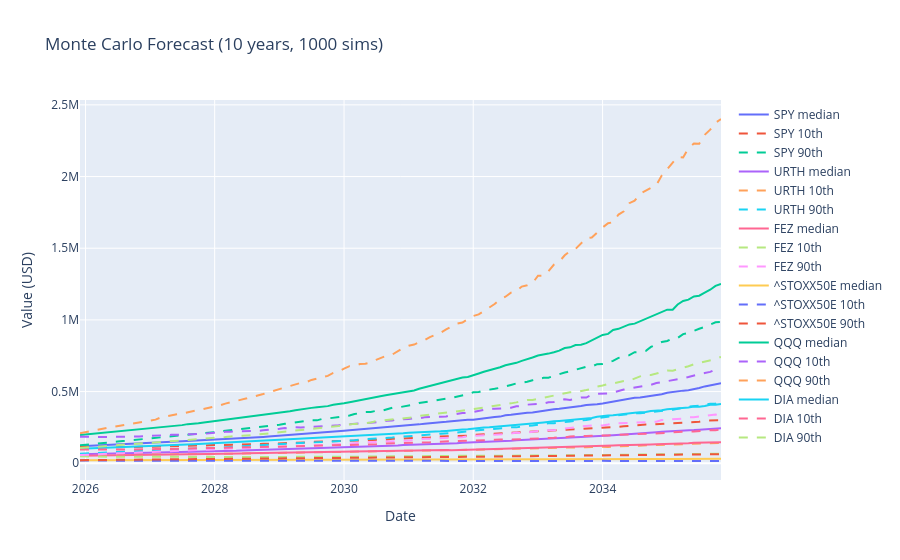

Write notebook code for a chart like this one.
### Code cell
# Monte Carlo forecast based on historical monthly returns
import numpy as np

horizon_years = 10
simulations = 1000

forecast_df = []
for ticker, df in results.items():
    df2 = df.copy()
    df2['return'] = df2['value'].pct_change().fillna(0)
    mu = df2['return'].mean()
    sigma = df2['return'].std()
    last_val = df2['value'].iloc[-1]
    steps = horizon_years * 12
    # simulate
    paths = np.zeros((steps, simulations))
    for i in range(simulations):
        prices = [last_val]
        for _ in range(steps):
            shock = np.random.normal(mu, sigma)
            prices.append(prices[-1] * (1 + shock))
        paths[:, i] = prices[1:]
    # compute statistics for each month
    months = pd.date_range(start=df2['date'].iloc[-1] + pd.offsets.MonthBegin(1), periods=steps, freq='MS')
    median = np.median(paths, axis=1)
    p10 = np.percentile(paths, 10, axis=1)
    p90 = np.percentile(paths, 90, axis=1)
    # store for plotting
    tmp = pd.DataFrame({
        'date': months,
        'ticker': ticker,
        'median': median,
        'p10': p10,
        'p90': p90
    })
    forecast_df.append(tmp)

forecast_long = pd.concat(forecast_df)

# plot forecast
import plotly.graph_objects as go
fig = go.Figure()
for ticker in forecast_long['ticker'].unique():
    sub = forecast_long[forecast_long['ticker'] == ticker]
    fig.add_trace(go.Scatter(x=sub['date'], y=sub['median'], mode='lines', name=f'{ticker} median'))
    fig.add_trace(go.Scatter(x=sub['date'], y=sub['p10'], mode='lines', name=f'{ticker} 10th', line=dict(dash='dash')))
    fig.add_trace(go.Scatter(x=sub['date'], y=sub['p90'], mode='lines', name=f'{ticker} 90th', line=dict(dash='dash')))
fig.update_layout(title=f'Monte Carlo Forecast ({horizon_years} years, {simulations} sims)',
                  xaxis_title='Date', yaxis_title=f'Value ({currency})')
fig.show()
